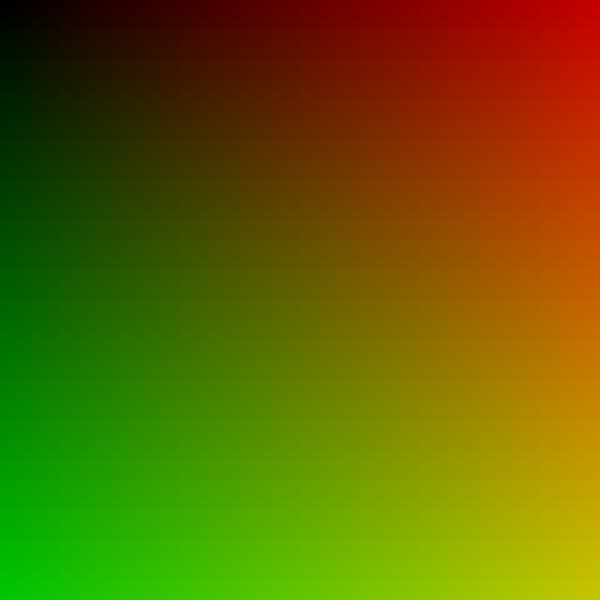
Frame 1 (no input)
Frame 60 (the mouse pressed at the canvas centre just before this capture): identical to frame 1, image omitted
Frame 120 (the mouse held since frame 60 and released just before this capture): identical to frame 1, image omitted

The Processing sketch that drew this single still picture (run headless with seeded random() and noise(); from frame 60 on, the mouse is pressed at the canvas centre):

// Processing sketch: grid_gradient_2d
// ── grid_gradient_2d.pde
// 2方向グラデーション

void setup() {
  size(600, 600);
  noStroke();
}

void draw() {
  for (int y = 0; y < height; y += 10) {
    for (int x = 0; x < width; x += 10) {
      // ループ変数を塗り色に反映
      fill(
        x / 3, y / 3, 0
      );

      // 隙間なく四角形を描く
      rect(
        x, y,
        x + 10, y + 10
      );
    }
  }
}
